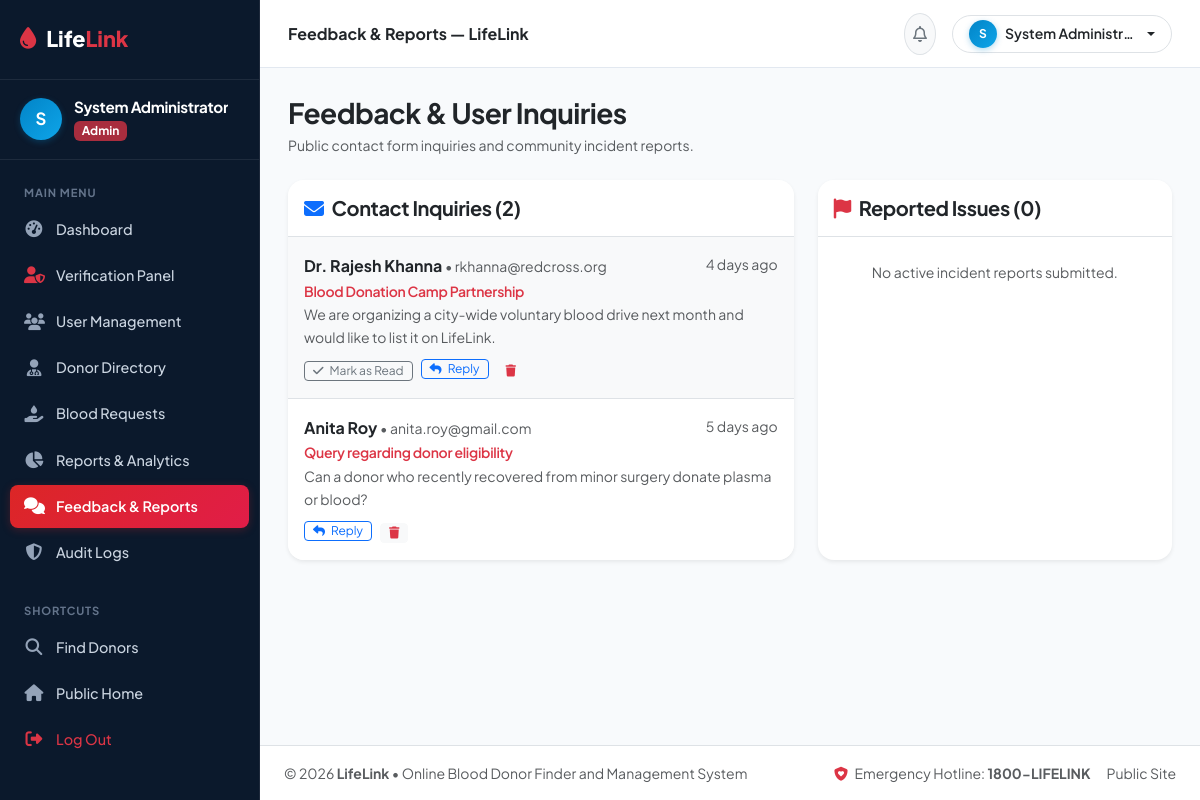
/admin/feedback.php (signed in), run on the app's committed database.
### tables this page shows
CREATE TABLE IF NOT EXISTS `contact_messages` (
  `message_id` INT AUTO_INCREMENT PRIMARY KEY,
  `name` VARCHAR(100) NOT NULL,
  `email` VARCHAR(100) NOT NULL,
  `subject` VARCHAR(150) NOT NULL,
  `message` TEXT NOT NULL,
  `is_read` TINYINT(1) DEFAULT 0,
  `created_at` TIMESTAMP DEFAULT CURRENT_TIMESTAMP
);

### includes/functions.php (called while the page is built, shortened)
<?php
function timeAgo($datetime) {
    $time = strtotime($datetime);
    $diff = time() - $time;
    if ($diff < 604800) return round($diff / 86400) . ' days ago';
    return date('d M Y', $time);
}

### admin/feedback.php (the view, shortened to what this page needs)
<?php
require_once __DIR__ . '/../includes/functions.php';
require_once __DIR__ . '/../includes/auth.php';
$messages = $db->query("SELECT * FROM contact_messages ORDER BY is_read ASC, created_at DESC")->fetchAll();
$reports = $db->query("SELECT r.*, u.full_name as reporter_name FROM reports r JOIN users u ON r.reported_by = u.user_id ORDER BY r.status = 'Pending' DESC, r.created_at DESC")->fetchAll();
require_once __DIR__ . '/../includes/header.php';
?>
<div class="dashboard-layout">
    <?php require_once __DIR__ . '/../includes/dashboard_sidebar.php'; ?>
    <div class="dashboard-main">
        <?php require_once __DIR__ . '/../includes/dashboard_topbar.php'; ?>
        <div class="dashboard-body">
            <div class="d-flex justify-content-between align-items-center mb-4">
                <div>
                    <h3 class="fw-bold mb-1 text-dark">Feedback & User Inquiries</h3>
                    <p class="text-muted small mb-0">Public contact form inquiries and community incident reports.</p>
                </div>
            </div>
            <div class="row g-4">
                <div class="col-lg-7">
                    <div class="card border-0 shadow-sm rounded-4 bg-white overflow-hidden h-100">
                        <div class="card-header bg-white py-3 border-bottom d-flex justify-content-between align-items-center">
                            <h5 class="fw-bold text-dark mb-0"><i class="fa-solid fa-envelope text-primary me-2"></i>Contact Inquiries (<?= count($messages) ?>)</h5>
                        </div>
                        <div class="card-body p-0">
                            <?php if (empty($messages)): ?>
                                <p class="text-muted p-4 text-center small mb-0">No contact messages received.</p>
                            <?php else: ?>
                                <div class="list-group list-group-flush">
                                    <?php foreach ($messages as $m): ?>
                                        <div class="list-group-item p-3 <?= !$m['is_read'] ? 'bg-light' : '' ?>">
                                            <div class="d-flex justify-content-between align-items-start mb-1">
                                                <div>
                                                    <strong class="text-dark"><?= htmlspecialchars($m['name']) ?></strong>
                                                    <small class="text-muted">&bull; <?= htmlspecialchars($m['email']) ?></small>
                                                </div>
                                                <small class="text-muted"><?= timeAgo($m['created_at']) ?></small>
                                            </div>
                                            <h6 class="fw-semibold text-danger small mb-1"><?= htmlspecialchars($m['subject']) ?></h6>
                                            <p class="small text-muted mb-2"><?= nl2br(htmlspecialchars($m['message'])) ?></p>
                                            <div class="d-flex gap-2 align-items-center">
                                                <?php if (!$m['is_read']): ?>
                                                    <form method="POST" action="" class="d-inline m-0 p-0">
                                                        <button type="submit" class="btn btn-sm btn-outline-secondary py-0 px-2" style="font-size: 0.75rem;">
                                                            <i class="fa-solid fa-check me-1"></i> Mark as Read
                                                        </button>
                                                    </form>
                                                <?php endif; ?>
                                                <a href="mailto:<?= htmlspecialchars($m['email']) ?>?subject=Re: <?= urlencode($m['subject']) ?>" class="btn btn-sm btn-outline-primary py-0 px-2" style="font-size: 0.75rem;">
                                                    <i class="fa-solid fa-reply me-1"></i> Reply
                                                </a>
                                                <form method="POST" action="" class="d-inline m-0 p-0">
                                                    <button type="submit" class="btn btn-sm btn-light text-danger py-0 px-2" style="font-size: 0.75rem;" onclick="return confirmAction('Delete this message?');">
                                                        <i class="fa-solid fa-trash"></i>
                                                    </button>
                                                </form>
                                            </div>
                                        </div>
                                    <?php endforeach; ?>
                                </div>
                            <?php endif; ?>
                        </div>
                    </div>
                </div>
                <div class="col-lg-5">
                    <div class="card border-0 shadow-sm rounded-4 bg-white overflow-hidden h-100">
                        <div class="card-header bg-white py-3 border-bottom">
                            <h5 class="fw-bold text-dark mb-0"><i class="fa-solid fa-flag text-danger me-2"></i>Reported Issues (<?= count($reports) ?>)</h5>
                        </div>
                        <div class="card-body p-0">
                            <?php if (empty($reports)): ?>
                                <p class="text-muted p-4 text-center small mb-0">No active incident reports submitted.</p>
                            <?php endif; ?>
                        </div>
                    </div>
                </div>
            </div>
<?php require_once __DIR__ . '/../includes/dashboard_footer.php'; ?>

### assets/css/style.css (style rules this page uses)
:root { --primary-red: #DC2626; --primary-red-hover: #B91C1C; --primary-crimson: #E11D48; --primary-dark: #0B192C; --navy-slate: #1E293B; --navy-blue: #1E3A5F; --accent-cyan: #0284C7; --accent-sky: #0EA5E9; --text-primary: #0F172A; --text-muted: #64748B; --bg-light: #F8FAFC; --bg-card: #FFFFFF; --border-color: #E2E8F0; --badge-red-bg: #FEE2E2; --badge-red-text: #DC2626; --badge-cyan-bg: #E0F2FE; --badge-cyan-text: #0284C7; --shadow-sm: 0 2px 8px rgba(15, 23, 42, 0.05); --shadow-md: 0 8px 24px rgba(15, 23, 42, 0.08); --shadow-lg: 0 16px 36px rgba(15, 23, 42, 0.12); --radius-sm: 8px; --radius-md: 12px; --radius-lg: 18px; }
body { font-family: 'Plus Jakarta Sans', system-ui, -apple-system, sans-serif; color: var(--text-primary); background-color: var(--bg-light); line-height: 1.6; overflow-x: hidden; }
h1, h2, h3, h4, h5, h6 { font-weight: 700; color: var(--navy-slate); letter-spacing: -0.02em; }
a { text-decoration: none; color: var(--accent-cyan); transition: all 0.2s ease; }

### assets/css/dashboard.css (style rules this page uses)
:root { --primary-red: #DC2626; --primary-red-hover: #B91C1C; --primary-crimson: #E11D48; --primary-dark: #0B192C; --navy-slate: #1E293B; --navy-blue: #1E3A5F; --accent-cyan: #0284C7; --accent-sky: #0EA5E9; --text-primary: #0F172A; --text-muted: #64748B; --bg-light: #F8FAFC; --border-color: #E2E8F0; --shadow-sm: 0 1px 3px rgba(15, 23, 42, 0.06); --shadow-md: 0 4px 14px rgba(15, 23, 42, 0.06); --shadow-lg: 0 10px 28px rgba(15, 23, 42, 0.08); }
.dashboard-layout { display: flex; min-height: 100vh; background-color: #F8FAFC; }
.dashboard-main { flex-grow: 1; display: flex; flex-direction: column; min-width: 0; background-color: #F8FAFC; }
.dashboard-body { padding: 28px; flex-grow: 1; }

### data on the page
contact_messages: name "Dr. Rajesh Khanna", email "rkhanna@redcross.org", created_at "4 days ago", subject "Blood Donation Camp Partnership", message "We are organizing a city-wide voluntary blood drive next month and would like to list it on LifeLink."
contact_messages: name "Anita Roy", email "anita.roy@gmail.com", created_at "5 days ago", subject "Query regarding donor eligibility", message "Can a donor who recently recovered from minor surgery donate plasma or blood?"

### other printed values
substr($currentUser['full_name'] ?? 'U', 0, 1) "S"
$currentUser['full_name'] "System Administrator"
$role "Admin"
$pageTitle "Feedback & Reports — LifeLink"
$currentUser['full_name'] "System Administr…"
count($messages) "2"
count($reports) "0"
